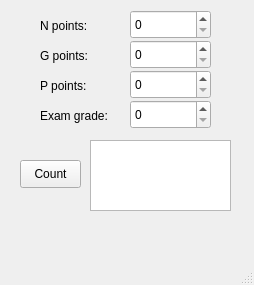
<?xml version="1.0" encoding="UTF-8"?>
<ui version="4.0">
 <class>MainWindow</class>
 <widget class="QMainWindow" name="MainWindow">
  <property name="geometry">
   <rect>
    <x>0</x>
    <y>0</y>
    <width>254</width>
    <height>285</height>
   </rect>
  </property>
  <property name="windowTitle">
   <string>MainWindow</string>
  </property>
  <widget class="QWidget" name="centralwidget">
   <widget class="QLabel" name="label">
    <property name="geometry">
     <rect>
      <x>40</x>
      <y>10</y>
      <width>71</width>
      <height>31</height>
     </rect>
    </property>
    <property name="text">
     <string>N points:</string>
    </property>
   </widget>
   <widget class="QSpinBox" name="spinBoxN">
    <property name="geometry">
     <rect>
      <x>130</x>
      <y>10</y>
      <width>81</width>
      <height>29</height>
     </rect>
    </property>
   </widget>
   <widget class="QLabel" name="label_2">
    <property name="geometry">
     <rect>
      <x>40</x>
      <y>40</y>
      <width>71</width>
      <height>31</height>
     </rect>
    </property>
    <property name="text">
     <string>G points:</string>
    </property>
   </widget>
   <widget class="QSpinBox" name="spinBoxG">
    <property name="geometry">
     <rect>
      <x>130</x>
      <y>40</y>
      <width>81</width>
      <height>29</height>
     </rect>
    </property>
   </widget>
   <widget class="QLabel" name="label_3">
    <property name="geometry">
     <rect>
      <x>40</x>
      <y>70</y>
      <width>71</width>
      <height>31</height>
     </rect>
    </property>
    <property name="text">
     <string>P points:</string>
    </property>
   </widget>
   <widget class="QSpinBox" name="spinBoxP">
    <property name="geometry">
     <rect>
      <x>130</x>
      <y>70</y>
      <width>81</width>
      <height>29</height>
     </rect>
    </property>
   </widget>
   <widget class="QLabel" name="label_4">
    <property name="geometry">
     <rect>
      <x>40</x>
      <y>100</y>
      <width>91</width>
      <height>31</height>
     </rect>
    </property>
    <property name="text">
     <string>Exam grade:</string>
    </property>
   </widget>
   <widget class="QSpinBox" name="spinBoxE">
    <property name="geometry">
     <rect>
      <x>130</x>
      <y>100</y>
      <width>81</width>
      <height>29</height>
     </rect>
    </property>
   </widget>
   <widget class="QPushButton" name="countPushButton">
    <property name="geometry">
     <rect>
      <x>20</x>
      <y>160</y>
      <width>61</width>
      <height>28</height>
     </rect>
    </property>
    <property name="text">
     <string>Count</string>
    </property>
   </widget>
   <widget class="QTextBrowser" name="textBrowser">
    <property name="geometry">
     <rect>
      <x>90</x>
      <y>140</y>
      <width>141</width>
      <height>71</height>
     </rect>
    </property>
   </widget>
  </widget>
  <widget class="QMenuBar" name="menubar">
   <property name="geometry">
    <rect>
     <x>0</x>
     <y>0</y>
     <width>254</width>
     <height>25</height>
    </rect>
   </property>
  </widget>
  <widget class="QStatusBar" name="statusbar"/>
 </widget>
 <resources/>
 <connections/>
</ui>
